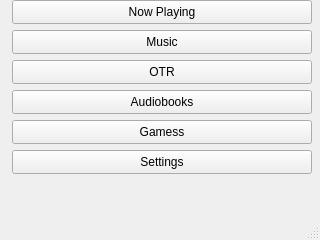
<?xml version="1.0" encoding="UTF-8"?>
<ui version="4.0">
 <class>wMainScreen</class>
 <widget class="QMainWindow" name="wMainScreen">
  <property name="windowModality">
   <enum>Qt::ApplicationModal</enum>
  </property>
  <property name="geometry">
   <rect>
    <x>0</x>
    <y>0</y>
    <width>320</width>
    <height>240</height>
   </rect>
  </property>
  <property name="sizePolicy">
   <sizepolicy hsizetype="Fixed" vsizetype="Fixed">
    <horstretch>0</horstretch>
    <verstretch>0</verstretch>
   </sizepolicy>
  </property>
  <property name="minimumSize">
   <size>
    <width>320</width>
    <height>240</height>
   </size>
  </property>
  <property name="maximumSize">
   <size>
    <width>320</width>
    <height>240</height>
   </size>
  </property>
  <property name="sizeIncrement">
   <size>
    <width>320</width>
    <height>240</height>
   </size>
  </property>
  <property name="baseSize">
   <size>
    <width>320</width>
    <height>240</height>
   </size>
  </property>
  <property name="windowTitle">
   <string/>
  </property>
  <property name="windowIcon">
   <iconset theme="accessories-calculator">
    <normaloff>.</normaloff>.</iconset>
  </property>
  <widget class="QWidget" name="centralwidget">
   <property name="sizePolicy">
    <sizepolicy hsizetype="Fixed" vsizetype="Fixed">
     <horstretch>0</horstretch>
     <verstretch>0</verstretch>
    </sizepolicy>
   </property>
   <widget class="QPushButton" name="pbNowPlaying">
    <property name="geometry">
     <rect>
      <x>12</x>
      <y>0</y>
      <width>300</width>
      <height>24</height>
     </rect>
    </property>
    <property name="sizePolicy">
     <sizepolicy hsizetype="Fixed" vsizetype="Fixed">
      <horstretch>0</horstretch>
      <verstretch>0</verstretch>
     </sizepolicy>
    </property>
    <property name="text">
     <string>Now Playing</string>
    </property>
   </widget>
   <widget class="QPushButton" name="pbMusic">
    <property name="geometry">
     <rect>
      <x>12</x>
      <y>30</y>
      <width>300</width>
      <height>24</height>
     </rect>
    </property>
    <property name="sizePolicy">
     <sizepolicy hsizetype="Fixed" vsizetype="Fixed">
      <horstretch>0</horstretch>
      <verstretch>0</verstretch>
     </sizepolicy>
    </property>
    <property name="text">
     <string>Music</string>
    </property>
   </widget>
   <widget class="QPushButton" name="pbOTR">
    <property name="geometry">
     <rect>
      <x>12</x>
      <y>60</y>
      <width>300</width>
      <height>24</height>
     </rect>
    </property>
    <property name="sizePolicy">
     <sizepolicy hsizetype="Fixed" vsizetype="Fixed">
      <horstretch>0</horstretch>
      <verstretch>0</verstretch>
     </sizepolicy>
    </property>
    <property name="text">
     <string>OTR</string>
    </property>
    <property name="flat">
     <bool>false</bool>
    </property>
   </widget>
   <widget class="QPushButton" name="pbAudiobooks">
    <property name="geometry">
     <rect>
      <x>12</x>
      <y>90</y>
      <width>300</width>
      <height>24</height>
     </rect>
    </property>
    <property name="sizePolicy">
     <sizepolicy hsizetype="Fixed" vsizetype="Fixed">
      <horstretch>0</horstretch>
      <verstretch>0</verstretch>
     </sizepolicy>
    </property>
    <property name="text">
     <string>Audiobooks</string>
    </property>
    <property name="autoDefault">
     <bool>false</bool>
    </property>
    <property name="default">
     <bool>false</bool>
    </property>
    <property name="flat">
     <bool>false</bool>
    </property>
   </widget>
   <widget class="QPushButton" name="pbGames">
    <property name="geometry">
     <rect>
      <x>12</x>
      <y>120</y>
      <width>300</width>
      <height>24</height>
     </rect>
    </property>
    <property name="sizePolicy">
     <sizepolicy hsizetype="Fixed" vsizetype="Fixed">
      <horstretch>0</horstretch>
      <verstretch>0</verstretch>
     </sizepolicy>
    </property>
    <property name="text">
     <string>Gamess</string>
    </property>
   </widget>
   <widget class="QPushButton" name="pbSettings">
    <property name="geometry">
     <rect>
      <x>12</x>
      <y>150</y>
      <width>300</width>
      <height>24</height>
     </rect>
    </property>
    <property name="sizePolicy">
     <sizepolicy hsizetype="Fixed" vsizetype="Fixed">
      <horstretch>0</horstretch>
      <verstretch>0</verstretch>
     </sizepolicy>
    </property>
    <property name="focusPolicy">
     <enum>Qt::StrongFocus</enum>
    </property>
    <property name="contextMenuPolicy">
     <enum>Qt::NoContextMenu</enum>
    </property>
    <property name="text">
     <string>Settings</string>
    </property>
   </widget>
  </widget>
  <widget class="QMenuBar" name="menubar">
   <property name="geometry">
    <rect>
     <x>0</x>
     <y>0</y>
     <width>320</width>
     <height>28</height>
    </rect>
   </property>
  </widget>
  <widget class="QStatusBar" name="statusbar"/>
 </widget>
 <resources/>
 <connections/>
</ui>
